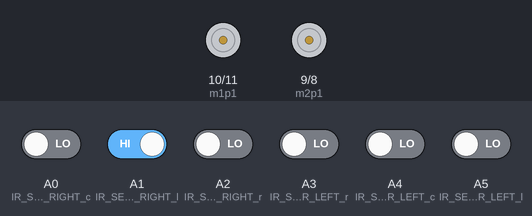
The sketch below on a simulated Arduino Uno, built with avr-gcc and run on an emulated ATmega328P. Shown: motor-driver pin pairs drawn as motors (green arrow = first pin HIGH = forward, orange = second pin HIGH = backward, longer = more drive, scaled by the enable pin). Inputs (shaded band) come from the test bench; at power-on: A1 (IR_SENSOR_RIGHT_l) HIGH, A0 (IR_SENSOR_RIGHT_c), A2 (IR_SENSOR_RIGHT_r), A3 (IR_SENSOR_LEFT_r), A4 (IR_SENSOR_LEFT_c), A5 (IR_SENSOR_LEFT_l) LOW.

Above: at 1.2 s.
1.3 s: A0 (IR_SENSOR_RIGHT_c) driven HIGH and A2 (IR_SENSOR_RIGHT_r) driven HIGH
At 2.3 s:
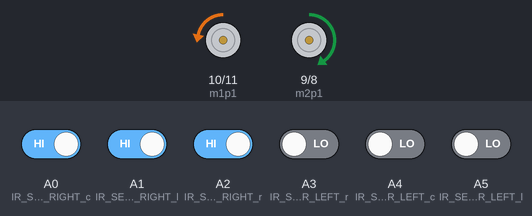
2.8 s: A0 (IR_SENSOR_RIGHT_c) driven LOW
At 3.4 s:
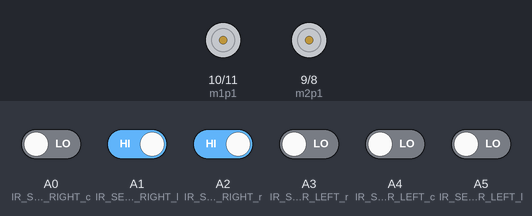
4.3 s: A3 (IR_SENSOR_LEFT_r) driven HIGH
At 5.5 s:
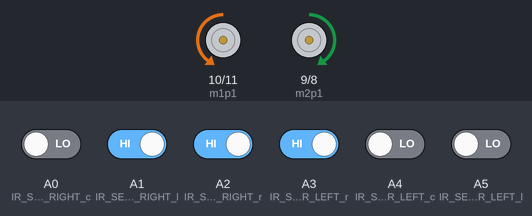
5.8 s: A3 (IR_SENSOR_LEFT_r) driven LOW
At 6.9 s:
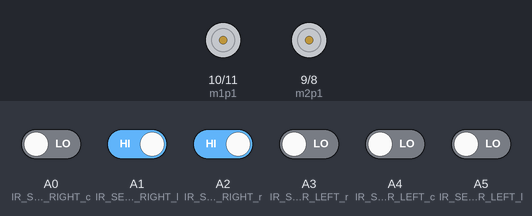
7.3 s: A0 (IR_SENSOR_RIGHT_c) driven HIGH
At 8.0 s:
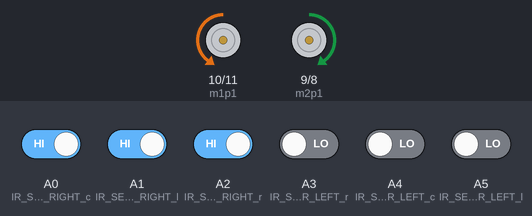
Timing chart, 0 to 9.8 s (numbered marks = the images above; inputs shaded):
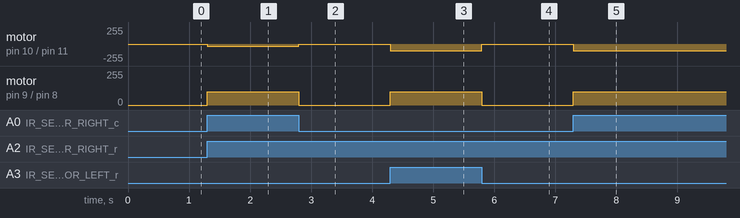

Measured:
- after the input at 1.3 s, motor on pin 10 (m1p1) / pin 11 (m1p2): stopped → backward 30/255 at once; motor on pin 9 (m2p1) / pin 8 (m2p2): stopped → forward 100/255 at once
- after the input at 2.8 s, motor on pin 10 (m1p1) / pin 11 (m1p2): backward 30/255 → stopped at once; motor on pin 9 (m2p1) / pin 8 (m2p2): forward 100/255 → stopped at once
- after the input at 4.3 s, motor on pin 10 (m1p1) / pin 11 (m1p2): stopped → backward 100/255 at once; motor on pin 9 (m2p1) / pin 8 (m2p2): stopped → forward 100/255 at once
- after the input at 5.8 s, motor on pin 10 (m1p1) / pin 11 (m1p2): backward 100/255 → stopped at once; motor on pin 9 (m2p1) / pin 8 (m2p2): forward 100/255 → stopped at once
- after the input at 7.3 s, motor on pin 10 (m1p1) / pin 11 (m1p2): stopped → backward 100/255 at once; motor on pin 9 (m2p1) / pin 8 (m2p2): stopped → forward 100/255 at once

The sketch:

line_vehicle_code.ino
```cpp
// name : omar ashraf mohamed salama
// name : Mohmmed ahmed mohmmed abdulhakim
// omar was here
#define IR_SENSOR_RIGHT_l A1
#define IR_SENSOR_RIGHT_c A0
#define IR_SENSOR_RIGHT_r A2           //DEFINE THE THE RIGHT AND THE LEFT SENSOR
#define IR_SENSOR_LEFT_l A5
#define IR_SENSOR_LEFT_c A4
#define IR_SENSOR_LEFT_r A3


#define m2Speed 6
#define m2p1 9                         //Right motor == m2
#define m2p2 8

#define m1Speed 3
#define m1p1 10                        //Left motor == m1
#define m1p2 11

// cases of motion :

void Forward() {
  digitalWrite (m1p1, 0);
  digitalWrite (m1p2, 1);
  digitalWrite (m2p1, 1);       //case forward//
  digitalWrite (m2p2, 0);
  analogWrite(m1Speed, 100);
  analogWrite(m2Speed, 100);
}

void Backward() {
  digitalWrite(m1p1,1);
  digitalWrite(m1p2,0);
  digitalWrite(m2p1,0);         //case backward//
  digitalWrite(m2p2,1);
  analogWrite(m1Speed,100);
  analogWrite(m2Speed,100);
}
void left() {
  digitalWrite(m1p1,0);
  digitalWrite(m1p2,1);
  digitalWrite(m2p1,1);
  digitalWrite(m2p2,0);        //case left//
  analogWrite(m1Speed,30);
  analogWrite(m2Speed,100);
}
void right() {
  digitalWrite(m1p1,0);
  digitalWrite(m1p2,1);
  digitalWrite(m2p1,1);
  digitalWrite(m2p2,0);        //case right//
  analogWrite(m1Speed,100);
  analogWrite(m2Speed,30);
}
void stop() {
 digitalWrite(m1p1,0);
 digitalWrite(m1p2,0);
 digitalWrite(m2p1,0);         //case stop//
 digitalWrite(m2p2,0);
 analogWrite(m1Speed,0);
 analogWrite(m2Speed,0);
}
void setup() {
  pinMode(IR_SENSOR_RIGHT_l, INPUT);
  pinMode(IR_SENSOR_RIGHT_c, INPUT);
  pinMode(IR_SENSOR_RIGHT_r, INPUT);
  pinMode(IR_SENSOR_LEFT_l, INPUT);
  pinMode(IR_SENSOR_LEFT_c, INPUT);
  pinMode(IR_SENSOR_LEFT_r, INPUT);                // THE SETUP OF THE SENSORS AND MOTORS
  pinMode(m1p1, OUTPUT);
  pinMode(m1p2, OUTPUT);
  pinMode(m2p1, OUTPUT);
  pinMode(m2p2, OUTPUT);
  pinMode(m1Speed, OUTPUT);
  pinMode(m2Speed, OUTPUT);
}
void loop() {
  byte sens1 = digitalRead(IR_SENSOR_RIGHT_l);
  byte sens2 = digitalRead(IR_SENSOR_RIGHT_r);
  byte sens3 = digitalRead(IR_SENSOR_RIGHT_c);     //storing the signals of the IR
  byte sens4 = digitalRead(IR_SENSOR_LEFT_l);
  byte sens5 = digitalRead(IR_SENSOR_LEFT_r);
  byte sens6 = digitalRead(IR_SENSOR_LEFT_c);

  // THE CONDITIONS OF THE SENSOR TO MOVE ON THE TRACK
 if ( sens1 == LOW && sens2 ==HIGH && sens3 ==HIGH && sens4 == HIGH && sens5 == LOW && sens6 == HIGH )
  {
    Forward();        // THE CONDITION TO MOVE FORWARD IS THAT THE TWO SENSOR ON THE MIDDLE READ LOW
    delay(0);
  }
  else if  (sens1 ==HIGH && sens2 ==HIGH && sens3 ==HIGH && sens4 == HIGH && sens5 ==LOW && sens6 == LOW)
  {

    left();           // THE CONDITION TO MOVE LEFT IS THAT THE FIRST TWO SENSOR ON THE RIGHT SENSOR READ LOW
    delay(0);

  }
  else if  (sens1 ==LOW && sens2 ==HIGH && sens3 ==HIGH && sens4 == HIGH && sens5 ==LOW && sens6 == LOW)
  {

    left();           // THE CONDITION TO MOVE LEFT IS THAT THE FIRST TWO SENSOR ON THE RIGHT SENSOR READ LOW AND AND THE FIRST SENSOR ON THE LEFT READ LOW
    delay(0);

  }
  else if (sens1 ==HIGH && sens2 ==HIGH && sens3 ==HIGH && sens4 == LOW && sens5 ==HIGH && sens6 == LOW)
  {
    left();          // THE CONDITION TO MOVE LEFT IS THAT THE FIRST TWO SENSOR ON THE RIGHT SENSOR READ LOW AND AND THE FIRST SENSOR ON THE LEFT READ LOW
    delay(0);
  }
  else if (sens1 ==LOW && sens2 ==HIGH && sens3 ==HIGH && sens4 == HIGH && sens5 ==HIGH && sens6 == HIGH)
  {
    left();          // THE CONDITION TO MOVE LEFT IS THAT THE FIRST TWO SENSOR ON THE RIGHT SENSOR READ LOW AND AND THE FIRST SENSOR ON THE LEFT READ LOW
    delay(0);
  }
  else if (sens1 ==HIGH && sens2 ==HIGH && sens3 ==HIGH && sens4 == HIGH && sens5 ==HIGH && sens6 == LOW)
  {
    left();          // THE CONDITION TO MOVE LEFT IS THAT THE FIRST TWO SENSOR ON THE RIGHT SENSOR READ LOW AND AND THE FIRST SENSOR ON THE LEFT READ LOW
    delay(0);
  }
  else if  (sens1 ==LOW && sens2 ==HIGH && sens3 ==HIGH && sens4 == LOW && sens5 ==LOW && sens6 == LOW)
  {

    left();           // THE CONDITION TO MOVE LEFT IS THAT THE FIRST TWO SENSOR ON THE RIGHT SENSOR READ LOW AND AND THE FIRST SENSOR ON THE LEFT READ LOW
    delay(0);

  }
   else if  (sens1 ==LOW && sens2 ==HIGH && sens3 ==LOW && sens4 == LOW && sens5 ==LOW && sens6 == LOW)
  {

    left();           // THE CONDITION TO MOVE LEFT IS THAT THE FIRST TWO SENSOR ON THE RIGHT SENSOR READ LOW AND AND THE FIRST SENSOR ON THE LEFT READ LOW
    delay(0);

  }
else if ( sens1==HIGH && sens2 ==HIGH && sens3 ==HIGH && sens4 ==LOW && sens5 ==HIGH && sens6  == HIGH ){

    right();          // THE CONDITION TO MOVE RIGHT IS THAT THE FIRST TWO SENSOR ON THE LEFT SENSOR READ LOW
    delay(0);
}
else if ( sens1==LOW && sens2 ==HIGH && sens3 ==LOW && sens4 ==HIGH && sens5 ==HIGH && sens6  == HIGH ){

    right();          // THE CONDITION TO MOVE RIGHT IS THAT THE FIRST TWO SENSOR ON THE LEFT SENSOR READ LOW
    delay(0);
}
else if  (sens1 ==HIGH && sens2 ==LOW && sens3 ==LOW && sens4 == HIGH && sens5 ==HIGH && sens6 == HIGH)
  {

    right();           // THE CONDITION TO MOVE RIGHT IS THAT THE FIRST TWO SENSOR ON THE RIGHT SENSOR READ LOW AND AND THE FIRST SENSOR ON THE LEFT READ LOW
    delay(0);


  }
else if  (sens1 ==HIGH && sens2 ==HIGH && sens3 ==HIGH && sens4 == HIGH && sens5 ==LOW && sens6 == HIGH)
  {

    right();           // THE CONDITION TO MOVE RIGHT IS THAT THE FIRST TWO SENSOR ON THE RIGHT SENSOR READ LOW AND AND THE FIRST SENSOR ON THE LEFT READ LOW
    delay(0);
  }

  else if ( sens1==LOW && sens2 ==HIGH && sens3 ==LOW && sens4 ==HIGH && sens5 ==LOW && sens6  == HIGH ){

    right();         // THE CONDITION TO MOVE RIGHT THE FIRST TWO SENSOR ON THE LEFT SENSOR READ LOW AND AND THE FIRST SENSOR ON THE RIGHT READ LOW
    delay(0);
}
  else if ( sens1==HIGH && sens2 ==HIGH && sens3 ==LOW && sens4 ==HIGH && sens5 ==HIGH && sens6  == HIGH )
  {
    right();         // THE CONDITION TO MOVE RIGHT THE FIRST TWO SENSOR ON THE LEFT SENSOR READ LOW AND AND THE FIRST SENSOR ON THE RIGHT READ LOW
    delay(0);
    }
    else if(sens1==LOW && sens2==LOW && sens3==LOW && sens4==HIGH && sens5==LOW && sens6==HIGH)
    {
      right();
      delay(0);
    }
    else if(sens1==LOW && sens2==LOW && sens3==LOW && sens4==HIGH && sens5==LOW && sens6==LOW)
    {
      right();
      delay(0);
    }
    else if(sens1==HIGH && sens2==LOW && sens3==HIGH && sens4==HIGH && sens5==HIGH && sens6==HIGH)
    {
      left();
      delay(0);
    }
    else if(sens1==HIGH && sens2==LOW && sens3==HIGH && sens4==HIGH && sens5==HIGH && sens6==HIGH)
    {
      left();
      delay(0);
    }
    else if(sens1==LOW && sens2==LOW && sens3==LOW && sens4==HIGH && sens5==HIGH && sens6==HIGH)
    {
      right();
      delay(0);
    }
    else if(sens1==HIGH && sens2==HIGH && sens3==HIGH && sens4==LOW && sens5==LOW && sens6==LOW)
    {
      left();
      delay(0);
    }
    else if(sens1==LOW && sens2==HIGH && sens3==LOW && sens4==HIGH && sens5==HIGH && sens6==LOW)
    {
      right();
      delay(0);
    }
    else if (sens1==LOW && sens2==HIGH && sens3==LOW && sens4==HIGH && sens5==HIGH  && sens6==HIGH)
    {
      left();
      delay(0);
    }
    else if (sens1==HIGH && sens2==HIGH && sens3==HIGH && sens4==HIGH && sens5==LOW && sens6==LOW)
    {
      right();
      delay(0);
    }
    else if (sens1==HIGH && sens2==LOW && sens3==HIGH && sens4==HIGH && sens5==HIGH && sens6==LOW)
    {
      right();
      delay(0);
    }
     else if (sens1==HIGH && sens2==HIGH && sens3==LOW && sens4==LOW && sens5==HIGH && sens6==LOW)
    {
      right();
      delay(0);
    }
    else if (sens1==HIGH && sens2==LOW && sens3==HIGH && sens4==LOW && sens5==HIGH && sens6==HIGH)
    {
      right();
      delay(0);
    }
    else if (sens1==HIGH && sens2==LOW && sens3==HIGH && sens4==HIGH && sens5==LOW && sens6==LOW)
    {
      left();
      delay(0);
    }
     else if (sens1==LOW && sens2==HIGH && sens3==LOW && sens4==LOW && sens5==HIGH && sens6==HIGH)
    {
      right();
      delay(0);
    }


   else {
    stop();         // THE CONITION TO STOP THAT ALL SENSOR READ HIGH
}
}
```
